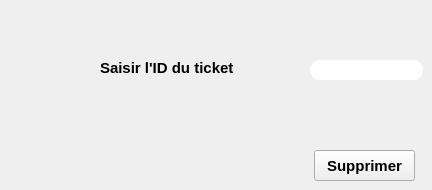
     <widget class="QWidget" name="tab_19">
      <attribute name="title">
       <string>Supprimer un ticket</string>
      </attribute>
      <widget class="QPushButton" name="pushButton_supprimer_t">
       <property name="geometry">
        <rect>
         <x>314</x>
         <y>150</y>
         <width>101</width>
         <height>31</height>
        </rect>
       </property>
       <property name="font">
        <font>
         <pointsize>11</pointsize>
         <weight>75</weight>
         <bold>true</bold>
        </font>
       </property>
       <property name="text">
        <string>Supprimer</string>
       </property>
      </widget>
      <widget class="QLineEdit" name="lineEdit_IDt_s">
       <property name="geometry">
        <rect>
         <x>310</x>
         <y>60</y>
         <width>113</width>
         <height>20</height>
        </rect>
       </property>
       <property name="font">
        <font>
         <pointsize>11</pointsize>
         <weight>75</weight>
         <bold>true</bold>
        </font>
       </property>
       <property name="styleSheet">
        <string notr="true">border-radius:10px;
background-color: rgb(255, 255, 255);</string>
       </property>
       <property name="clearButtonEnabled">
        <bool>true</bool>
       </property>
      </widget>
      <widget class="QLabel" name="label_IDp_s_2">
       <property name="geometry">
        <rect>
         <x>100</x>
         <y>60</y>
         <width>161</width>
         <height>16</height>
        </rect>
       </property>
       <property name="font">
        <font>
         <pointsize>11</pointsize>
         <weight>75</weight>
         <bold>true</bold>
        </font>
       </property>
       <property name="text">
        <string>Saisir l'ID du ticket</string>
       </property>
      </widget>
     </widget>
